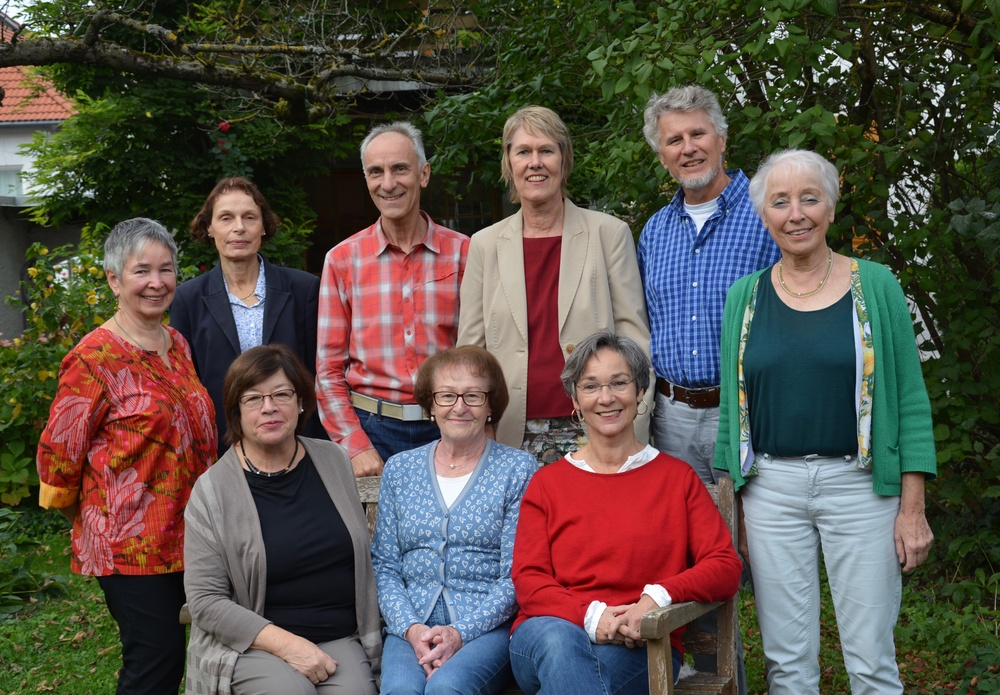
#> input picture picture.jpg, 1000 x 695 px, shrunk from 4939 x 3431 before the run
$ python test.py
#> lines starting #> are read from the running program, lines starting #| are printed output that depends on the picture; after the words box and inside, x2 and y2 are one past the last pixel; in counts of white or black regions, pixels touching at a corner belong together
import numpy as np
import cv2
from matplotlib import pyplot as plt

face_cascade = cv2.CascadeClassifier(cv2.data.haarcascades + 'haarcascade_frontalface_default.xml')
eye_cascade = cv2.CascadeClassifier(cv2.data.haarcascades + 'haarcascade_eye.xml')

img = cv2.imread('picture.jpg')
#> img is the input picture: shape (695, 1000, 3); mean B, G, R 71.8, 79.9, 88.3
gray = cv2.cvtColor(img, cv2.COLOR_BGR2GRAY)
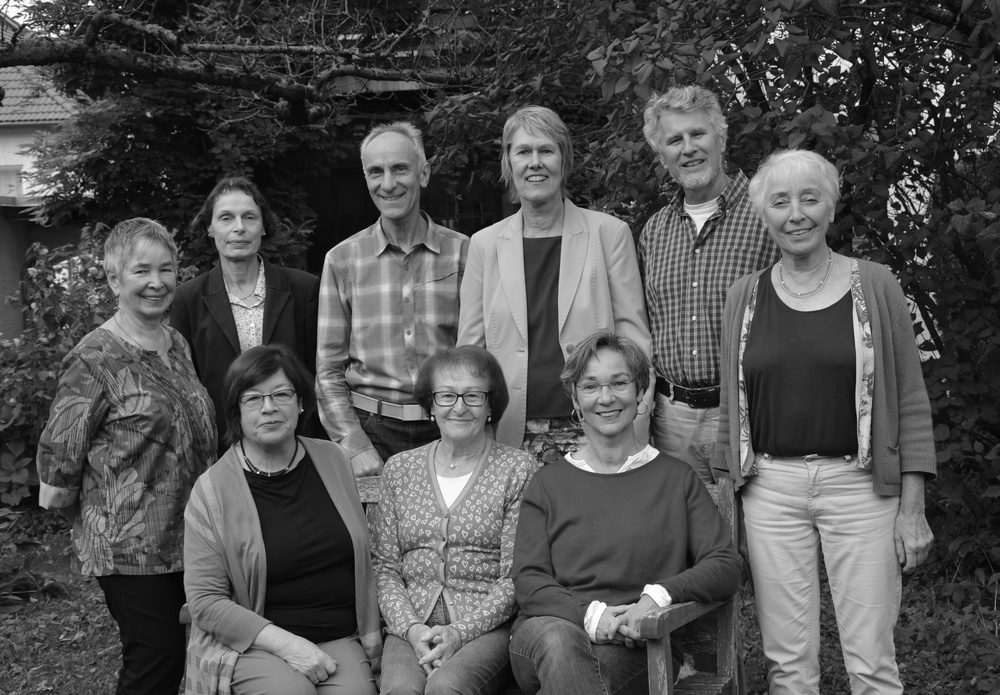
#> gray: shape (695, 1000); min 0, max 255, mean 81.5

faces = face_cascade.detectMultiScale(gray, 1.3, 5)
#> faces = [[239, 372, 64, 64], [653, 110, 67, 67], [499, 122, 72, 72], [351, 139, 77, 77], [204, 191, 67, 67], [120, 242, 69, 69], [568, 356, 75, 75], [751, 164, 89, 89], [425, 367, 70, 70], [319, 445, 79, 79]]


for (x,y,w,h) in faces:
    cv2.rectangle(img,(x,y),(x+w,y+h),(255,0,0),2)
    roi_gray = gray[y:y+h, x:x+w]
    roi_color = img[y:y+h, x:x+w]
    eyes = eye_cascade.detectMultiScale(roi_gray)
    for (ex,ey,ew,eh) in eyes:
        cv2.rectangle(roi_color,(ex,ey),(ex+ew,ey+eh),(0,255,0),2)
#> this loop made 10 passes
#> (x, y, w, h, eyes) on passes 3 to 5: (499, 122, 72, 72, [[34, 16, 22, 22]]), (351, 139, 77, 77, [[37, 19, 22, 22], [16, 21, 22, 22]]), (204, 191, 67, 67, [[10, 13, 23, 23]])
#> pass 1, `roi_gray = gray[y:y+h, x:x+w]`:
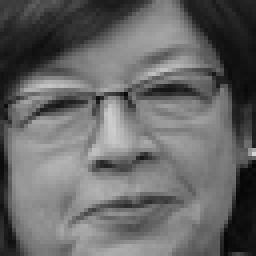
#> roi_gray: shape (64, 64) (shown 4 times larger); min 5, max 212, mean 102.8
#> pass 1, `roi_color = img[y:y+h, x:x+w]`:
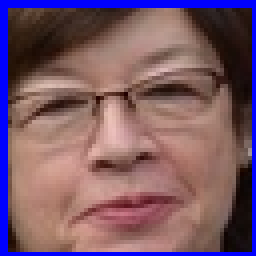
#> roi_color: shape (64, 64, 3) (shown 4 times larger); mean B, G, R 103.9, 89.1, 121.4
#> pass 2, `roi_color = img[y:y+h, x:x+w]`:
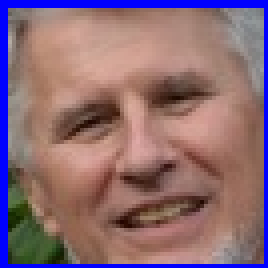
#> roi_color: shape (67, 67, 3) (shown 4 times larger); mean B, G, R 116.7, 106.9, 138.9
#> after the loop:
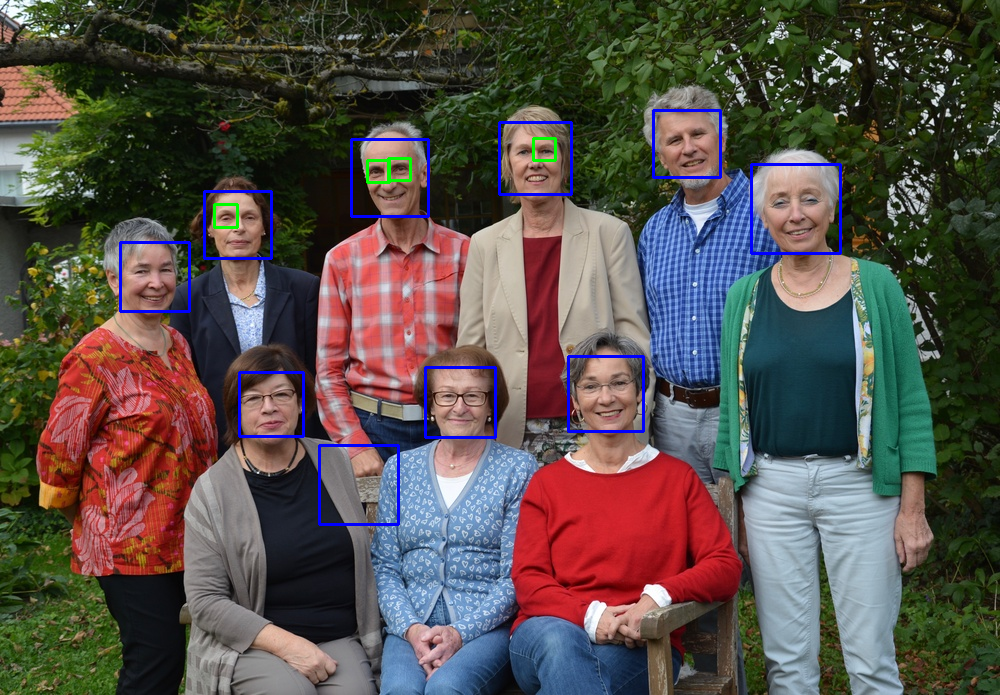
#> img: shape (695, 1000, 3); 1.4% of pixels changed, all inside (x1, y1, x2, y2) = (119, 109, 842, 526)
#> after the loop:
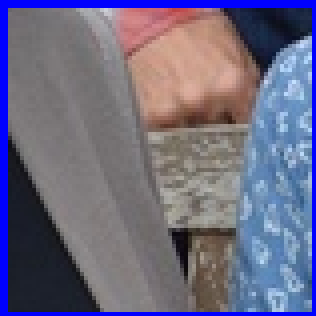
#> roi_color: shape (79, 79, 3) (shown 4 times larger); mean B, G, R 130.5, 105.6, 108.2
#> after the loop:
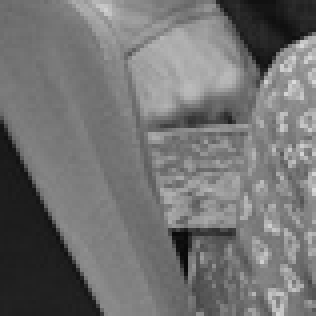
#> roi_gray: shape (79, 79) (shown 4 times larger); min 9, max 219, mean 114

cv2.imshow('img',img)
cv2.waitKey(0)
cv2.destroyAllWindows()
